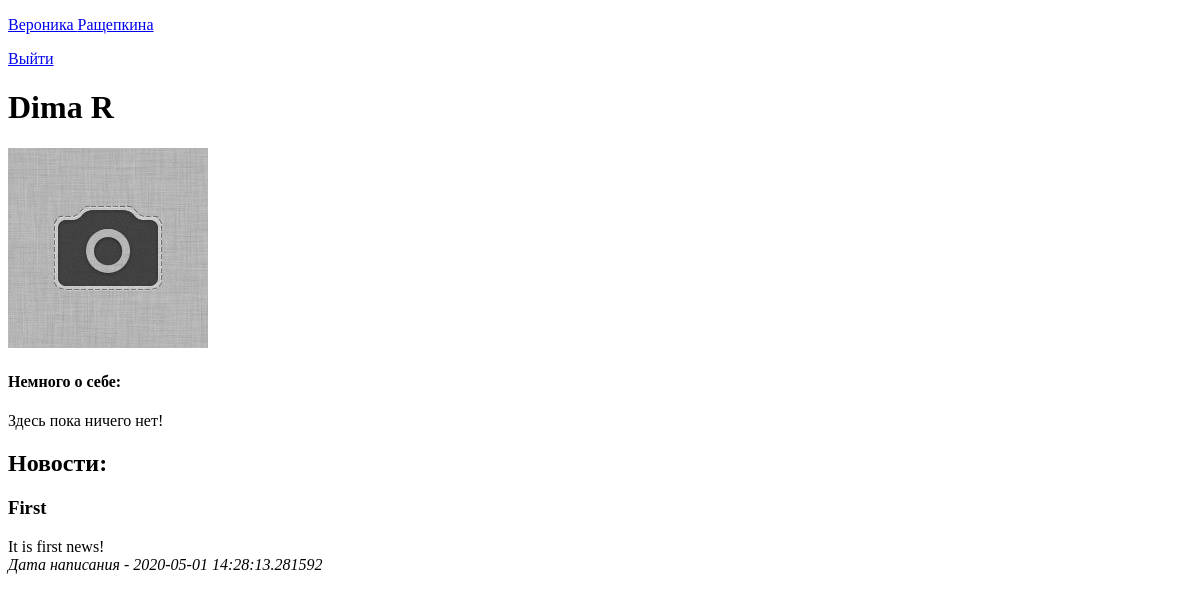
The app's page /user/1 (signed in), older data.
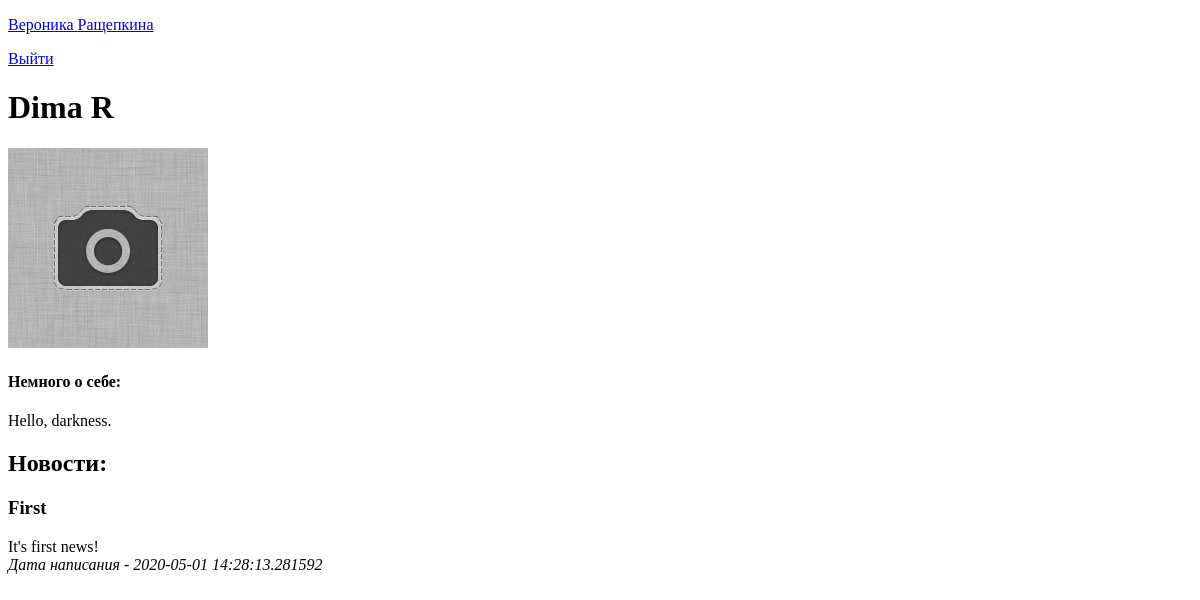
The same page, newer data.
### data/news.py (models this page shows)
class News(SqlAlchemyBase):
    __tablename__ = 'news'
    id = sqlalchemy.Column(sqlalchemy.Integer,
                           primary_key=True, autoincrement=True)
    title = sqlalchemy.Column(sqlalchemy.String, nullable=True)
    content = sqlalchemy.Column(sqlalchemy.String, nullable=True)
    created_date = sqlalchemy.Column(sqlalchemy.DateTime,
                                     default=datetime.datetime.now)
    user_id = sqlalchemy.Column(sqlalchemy.Integer,
                                sqlalchemy.ForeignKey("users.id"))
    user = orm.relation('User')

### data/users.py (models this page shows, shortened)
class User(SqlAlchemyBase, UserMixin):
    __tablename__ = 'users'
    id = sqlalchemy.Column(sqlalchemy.Integer,
                           primary_key=True, autoincrement=True)
    name = sqlalchemy.Column(sqlalchemy.String, nullable=True)
    surname = sqlalchemy.Column(sqlalchemy.String, nullable=True)
    about = sqlalchemy.Column(sqlalchemy.String, nullable=True)
    email = sqlalchemy.Column(sqlalchemy.String,
                              index=True, unique=True, nullable=True)
    hashed_password = sqlalchemy.Column(sqlalchemy.String, nullable=True)
    photo_id = sqlalchemy.Column(sqlalchemy.Integer, nullable=True, default=0)
    photo = sqlalchemy.Column(sqlalchemy.String, default='img/default.jpg')
    created_date = sqlalchemy.Column(sqlalchemy.DateTime,
                                     default=datetime.datetime.now)
    news = orm.relation("News", back_populates='user')

### main.py (the view, shortened to what this page needs)
@app.route('/user/<int:id>', methods=['POST', 'GET'])
@login_required
def user(id):
    session = db_session.create_session()
    if request.method == 'GET':
        user = session.query(User).filter(User.id == id).first()
        news = session.query(News).filter((News.user == user))
        param = {
            'title': 'Профиль',
            'user': user,
            'photo': url_for('static', filename=user.photo),
            'news': news}
        return render_template('index.html', **param)

### data/db_session.py (called while the page is built)
def create_session() -> Session:
    global __factory
    return __factory()

### main.py (called while the page is built)
@login_manager.user_loader
def load_user(user_id):
    session = db_session.create_session()
    return session.query(User).get(user_id)

### templates/index.html (shortened to what this page needs)
{% extends "base.html" %}
{% block content %}
<h1>{{ user.name }} {{ user.surname }}</h1>
<img src="/static/{{ user.photo }}">
<div>
    <h4>Немного о себе:</h4>
    <div>
        {% if user.about %}
        <p>{{ user.about }}</p>
        {% else %}
        <p>Здесь пока ничего нет!</p>
        {% endif %}
    </div>
</div>
<h2>Новости:</h2>
{% if news.first() %}
{% for item in news[::-1] %}
<div>
    <h3>{{item.title}}</h3>
    <div>
        {{item.content}}
    </div>
    <div>
        <i>Дата написания - {{item.created_date}}</i>
    </div>
</div>
{% endfor %}
{% else %}
<p>Здесь пока ничего нет!</p>
{% endif %}
{% endblock %}

Row changes from the older to the newer data that the page shows:
changed User "Dima": about (not shown) → "Hello, darkness."
changed News "First": content "It is first news!" → "It's first news!"
Text that changed along with them:
text no longer shown: "Здесь пока ничего нет!"
